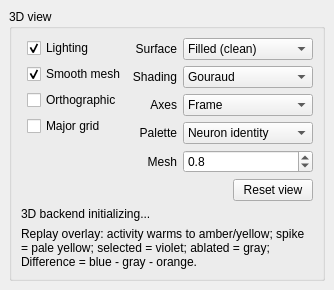
  <widget class="QDockWidget" name="dock3D">
   <property name="windowIcon">
    <iconset resource="drosofila.qrc">
     <normaloff>:/drosofila/images/3d.png</normaloff>:/drosofila/images/3d.png</iconset>
   </property>
   <property name="windowTitle">
    <string>3D View Controls</string>
   </property>
   <attribute name="dockWidgetArea">
    <number>2</number>
   </attribute>
   <widget class="QWidget" name="dockWidgetContents">
    <layout class="QVBoxLayout" name="verticalLayout_7">
     <item>
      <widget class="QGroupBox" name="viewGB">
       <property name="title">
        <string>3D view</string>
       </property>
       <layout class="QVBoxLayout" name="verticalLayout_8">
        <item>
         <layout class="QHBoxLayout" name="horizontalLayout_2">
          <item>
           <layout class="QFormLayout" name="formLayout">
            <item row="0" column="1">
             <widget class="QCheckBox" name="lightingCB">
              <property name="toolTip">
               <string>Enable soft OpenGL lighting. The renderer uses a high ambient component so thin neurites remain visible.</string>
              </property>
              <property name="text">
               <string>Lighting</string>
              </property>
              <property name="checked">
               <bool>true</bool>
              </property>
             </widget>
            </item>
            <item row="1" column="1">
             <widget class="QCheckBox" name="smoothMeshCB">
              <property name="toolTip">
               <string>Antialias QwtPlot3D mesh lines. Relevant mainly to mesh and wireframe modes.</string>
              </property>
              <property name="text">
               <string>Smooth mesh</string>
              </property>
              <property name="checked">
               <bool>true</bool>
              </property>
             </widget>
            </item>
            <item row="2" column="1">
             <widget class="QCheckBox" name="orthographicCB">
              <property name="toolTip">
               <string>Switch between perspective and orthographic projection. Orthographic is useful for comparing morphology without perspective size distortion.</string>
              </property>
              <property name="text">
               <string>Orthographic</string>
              </property>
             </widget>
            </item>
            <item row="3" column="1">
             <widget class="QCheckBox" name="grid3DCB">
              <property name="toolTip">
               <string>Show major grid lines on floor/back/left planes. Useful for spatial reference, disabled by default to avoid clutter.</string>
              </property>
              <property name="text">
               <string>Major grid</string>
              </property>
             </widget>
            </item>
           </layout>
          </item>
          <item>
           <layout class="QGridLayout" name="gridLayout">
            <item row="0" column="0">
             <widget class="QLabel" name="surfaceStyleLB">
              <property name="text">
               <string>Surface</string>
              </property>
              <property name="alignment">
               <set>Qt::AlignRight|Qt::AlignTrailing|Qt::AlignVCenter</set>
              </property>
             </widget>
            </item>
            <item row="0" column="1">
             <widget class="QComboBox" name="surfaceStyleCB">
              <property name="toolTip">
               <string>Filled is the clean default for thin neurites. Filled + mesh overlays polygon edges; Wireframe and Hidden line are useful for geometry inspection.</string>
              </property>
              <item>
               <property name="text">
                <string>Filled (clean)</string>
               </property>
              </item>
              <item>
               <property name="text">
                <string>Filled + mesh</string>
               </property>
              </item>
              <item>
               <property name="text">
                <string>Wireframe</string>
               </property>
              </item>
              <item>
               <property name="text">
                <string>Hidden line</string>
               </property>
              </item>
             </widget>
            </item>
            <item row="1" column="0">
             <widget class="QLabel" name="shadingStyleLB">
              <property name="text">
               <string>Shading</string>
              </property>
              <property name="alignment">
               <set>Qt::AlignRight|Qt::AlignTrailing|Qt::AlignVCenter</set>
              </property>
             </widget>
            </item>
            <item row="1" column="1">
             <widget class="QComboBox" name="shadingStyleCB">
              <property name="toolTip">
               <string>Gouraud smooths lighting across tube polygons; Flat makes individual faces easier to inspect.</string>
              </property>
              <item>
               <property name="text">
                <string>Gouraud</string>
               </property>
              </item>
              <item>
               <property name="text">
                <string>Flat</string>
               </property>
              </item>
             </widget>
            </item>
            <item row="2" column="0">
             <widget class="QLabel" name="coordinateStyleLB">
              <property name="text">
               <string>Axes</string>
              </property>
              <property name="alignment">
               <set>Qt::AlignRight|Qt::AlignTrailing|Qt::AlignVCenter</set>
              </property>
             </widget>
            </item>
            <item row="2" column="1">
             <widget class="QComboBox" name="coordinateStyleCB">
              <property name="toolTip">
               <string>Frame shows three axes with less clutter; Box shows the full coordinate cage; None maximizes connectome visibility.</string>
              </property>
              <item>
               <property name="text">
                <string>Frame</string>
               </property>
              </item>
              <item>
               <property name="text">
                <string>Box</string>
               </property>
              </item>
              <item>
               <property name="text">
                <string>None</string>
               </property>
              </item>
             </widget>
            </item>
            <item row="3" column="0">
             <widget class="QLabel" name="colorPaletteLB">
              <property name="text">
               <string>Palette</string>
              </property>
              <property name="alignment">
               <set>Qt::AlignRight|Qt::AlignTrailing|Qt::AlignVCenter</set>
              </property>
             </widget>
            </item>
            <item row="3" column="1">
             <widget class="QComboBox" name="colorPaletteCB">
              <property name="toolTip">
               <string>Static morphology palette only. Replay activity, spikes, ablations and Difference use fixed semantic overlay colors so scientific meaning does not change with the theme.</string>
              </property>
              <item>
               <property name="text">
                <string>Neuron identity</string>
               </property>
              </item>
              <item>
               <property name="text">
                <string>Ice morphology</string>
               </property>
              </item>
              <item>
               <property name="text">
                <string>Warm morphology</string>
               </property>
              </item>
              <item>
               <property name="text">
                <string>Light laboratory</string>
               </property>
              </item>
             </widget>
            </item>
            <item row="4" column="0">
             <widget class="QLabel" name="meshWidthLB">
              <property name="text">
               <string>Mesh</string>
              </property>
              <property name="alignment">
               <set>Qt::AlignRight|Qt::AlignTrailing|Qt::AlignVCenter</set>
              </property>
             </widget>
            </item>
            <item row="4" column="1">
             <widget class="QDoubleSpinBox" name="meshWidthSB">
              <property name="toolTip">
               <string>Line width used by mesh, wireframe and hidden-line rendering.</string>
              </property>
              <property name="decimals">
               <number>1</number>
              </property>
              <property name="minimum">
               <double>0.200000000000000</double>
              </property>
              <property name="maximum">
               <double>4.000000000000000</double>
              </property>
              <property name="singleStep">
               <double>0.100000000000000</double>
              </property>
              <property name="value">
               <double>0.800000000000000</double>
              </property>
             </widget>
            </item>
           </layout>
          </item>
         </layout>
        </item>
        <item>
         <layout class="QHBoxLayout" name="horizontalLayout">
          <item>
           <spacer name="horizontalSpacer">
            <property name="orientation">
             <enum>Qt::Horizontal</enum>
            </property>
            <property name="sizeHint" stdset="0">
             <size>
              <width>40</width>
              <height>20</height>
             </size>
            </property>
           </spacer>
          </item>
          <item>
           <widget class="QPushButton" name="resetViewPB">
            <property name="text">
             <string>Reset view</string>
            </property>
            <property name="icon">
             <iconset resource="drosofila.qrc">
              <normaloff>:/drosofila/images/reset.png</normaloff>:/drosofila/images/reset.png</iconset>
            </property>
           </widget>
          </item>
         </layout>
        </item>
        <item>
         <widget class="QLabel" name="rendererStatusLB">
          <property name="text">
           <string>3D backend initializing...</string>
          </property>
          <property name="wordWrap">
           <bool>true</bool>
          </property>
         </widget>
        </item>
        <item>
         <widget class="QLabel" name="paletteSemanticsLB">
          <property name="toolTip">
           <string>Palette changes morphology only. Replay semantic colors are invariant so a saved experiment has the same visual meaning under every palette.</string>
          </property>
          <property name="text">
           <string>Replay overlay: activity warms to amber/yellow; spike = pale yellow; selected = violet; ablated = gray; Difference = blue - gray - orange.</string>
          </property>
          <property name="wordWrap">
           <bool>true</bool>
          </property>
         </widget>
        </item>
       </layout>
      </widget>
     </item>
    </layout>
   </widget>
  </widget>
